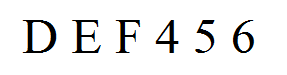
#> input picture test2.png, 287 x 75 px
$ python test.py
#> lines starting #> are read from the running program, lines starting #| are printed output that depends on the picture; after the words box and inside, x2 and y2 are one past the last pixel; in counts of white or black regions, pixels touching at a corner belong together
### label_image.py

import os, sys

import tensorflow as tf

os.environ['TF_CPP_MIN_LOG_LEVEL'] = '2'

# change this as you see fit
def get(img):
    # image_path = img

    # # Read in the image_data
    # image_data = tf.gfile.GFile(image_path, 'rb').read()
    image_data=img
    # print(image_data)

    # Loads label file, strips off carriage return
    label_lines = [line.rstrip() for line
                       in tf.gfile.GFile("retrained_labels.txt")]

    # Unpersists graph from file
    with tf.gfile.GFile("retrained_graph.pb", 'rb') as f:
        graph_def = tf.GraphDef()
        graph_def.ParseFromString(f.read())
        tf.import_graph_def(graph_def, name='')
    lab=[]
    prob=[]

    with tf.Session() as sess:
        # Feed the image_data as input to the graph and get first prediction
        softmax_tensor = sess.graph.get_tensor_by_name('final_result:0')

        predictions = sess.run(softmax_tensor, \
                 {'DecodeJpeg/contents:0': image_data})

        # Sort to show labels of first prediction in order of confidence
        top_k = predictions[0].argsort()[-len(predictions[0]):][::-1]

        for node_id in top_k:
            human_string = label_lines[node_id]
            score = predictions[0][node_id]
            # print('%s (score = %.5f)' % (human_string, score))
            lab.append((human_string,score))
    return max(lab,key= lambda x:x[1])[0],lab
# get("a.jpg")

### test.py

import numpy as np
import sys
import cv2
from copy import deepcopy
import label_image as classify


## Image to be Detected

temp_image=cv2.imread("test2.png")
#> temp_image is the input picture: shape (75, 287, 3); mean B, G, R 236.2, 236.2, 236.2

## Image Gray_Scaled

gray = cv2.cvtColor(temp_image, cv2.COLOR_BGR2GRAY)
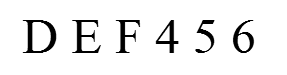
#> gray: shape (75, 287); min 0, max 255, mean 236.2

## Keeping a copy to be later used

temp=deepcopy(gray)

## binary image

binary = cv2.adaptiveThreshold(gray,255,cv2.ADAPTIVE_THRESH_GAUSSIAN_C,cv2.THRESH_BINARY_INV, 5, 2)
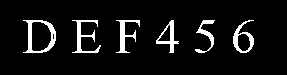
#> binary: shape (75, 287); 7.3% white; 6 white regions


## Finding comtours for enclosing digits

contours, _ = cv2.findContours(image=binary,
                               mode=cv2.RETR_EXTERNAL,
                               method=cv2.CHAIN_APPROX_SIMPLE)
#> contours = 6 contours; box (x1, y1, x2, y2) and area: (23, 20, 56, 53) 778, (233, 20, 254, 53) 360, (156, 20, 179, 53) 278, (72, 20, 101, 53) 181, (116, 20, 140, 53) 179, (195, 20, 215, 53) 138
## Finding enclosing rectangles for all the Digits

rects=[]
for cnt in contours:

    area = cv2.contourArea(cnt)
    x, y, w, h = cv2.boundingRect(cnt)

    if w >= 5 and (h >= 25 and h <= 40):
        rects.append((x,y,w,h))
#> this loop made 6 passes
#> (area, x, w) on passes 1 to 6: (360.5, 233, 21), (137.5, 195, 20), (277.5, 156, 23), (179, 116, 24), (181, 72, 29), (777.5, 23, 33)
#> after the loop, rects = [(233, 20, 21, 33), (195, 20, 20, 33), (156, 20, 23, 33), (116, 20, 24, 33), (72, 20, 29, 33), (23, 20, 33, 33)]

rects=sorted(rects,key=lambda x:x[1])
for (x,y,w,h) in rects:
    cv2.rectangle(temp_image,(x,y),(x+w,y+h),(0,255,0),2)

    check=temp[y-4:y+h+4,x-4:x+w+4]
    ## resizing image to standard as in training images( size 30 x30 and number centered in the 30x30 box)

    check=cv2.resize(check,(30,30))
    check=cv2.adaptiveThreshold(check,255,cv2.ADAPTIVE_THRESH_GAUSSIAN_C,\
                    cv2.THRESH_BINARY,11,2)
    check_invert=cv2.adaptiveThreshold(check,255,cv2.ADAPTIVE_THRESH_GAUSSIAN_C,\
                    cv2.THRESH_BINARY,11,2)
    ## Finding center of mass of each digit image and Centering them "dstt" is the final digit image after all the processing to be classified

    M1= cv2.moments(check_invert)
    cx1= int(M1['m10']/M1['m00'])
    cy1 = int(M1['m01']/M1['m00'])
    rows,cols =check.shape
    tx=15-cx1
    ty=15-cy1
    M = np.float32([[1,0,tx],[0,1,ty]])
    dstt = cv2.warpAffine(check,M,(cols,rows),borderMode=cv2.BORDER_CONSTANT,
    borderValue=255)

    ## the image required by tensorflow is in bytes,hence the conversion below

    success, encoded_image = cv2.imencode('.png', dstt)
    content2 = encoded_image.tobytes()
#> (the run stopped early here; a loop or call above may not have finished)
